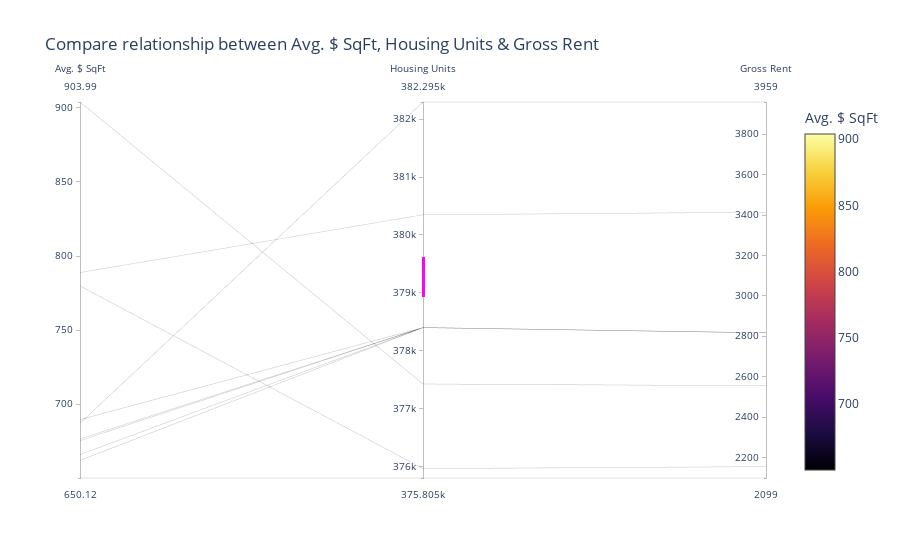

Here is the notebook cell this chart was saved with:
### Markdown cell above
## Parallel Coordinates and Parallel Categories Analysis

In this section, you will use plotly express to create parallel coordinates and parallel categories visualizations so that investors can interactively filter and explore various factors related to the sales price of the neighborhoods. 

Using the DataFrame of Average values per neighborhood (calculated above), create the following visualizations:
1. Create a Parallel Coordinates Plot
2. Create a Parallel Categories Plot

### Code cell
# Parallel Coordinates Plot
neighborhood_parallel_cord_plot = px.parallel_coordinates(
        top_10_neighborhoods,
        dimensions=["sale_price_sqr_foot", "housing_units", "gross_rent"],
        color="sale_price_sqr_foot",
        color_continuous_scale=px.colors.sequential.Inferno,
        labels={
            "sale_price_sqr_foot": "Avg. $ SqFt",
            "housing_units": "Housing Units",
            "gross_rent": "Gross Rent"
        },
        title="Compare relationship between Avg. $ SqFt, Housing Units & Gross Rent"
    )
    
neighborhood_parallel_cord_plot

### Figure 1 — Plotly figure (JSON) as saved in the notebook; plotly's stock layout.template omitted (floating-point values rounded to 4 significant figures)
{"data": [{"dimensions": [{"label": "Avg. $ SqFt", "values": [904.0, 788.8, 779.8, 689.6, 687.1, 676.5, 675.4, 666.0, 662.0, 650.1]}, {"constraintrange": [378900.0, 379600.0], "label": "Housing Units", "values": [377400.0, 380348, 376000.0, 378401, 382295, 378401, 378401, 378401, 378401, 375805]}, {"label": "Gross Rent", "values": [2555.0, 3414, 2155.0, 2817.0, 3959, 2817.0, 2817.0, 2817.0, 2817.0, 2099]}], "domain": {"x": [0, 0.98], "y": [0, 1]}, "line": {"color": [904.0, 788.8, 779.8, 689.6, 687.1, 676.5, 675.4, 666.0, 662.0, 650.1], "coloraxis": "coloraxis"}, "name": "", "type": "parcoords"}], "layout": {"autosize": true, "coloraxis": {"colorbar": {"title": {"text": "Avg. $ SqFt"}}, "colorscale": [[0, "#000004"], [0.1111, "#1b0c41"], [0.2222, "#4a0c6b"], [0.3333, "#781c6d"], [0.4444, "#a52c60"], [0.5556, "#cf4446"], [0.6667, "#ed6925"], [0.7778, "#fb9b06"], [0.8889, "#f7d13d"], [1, "#fcffa4"]]}, "legend": {"tracegroupgap": 0}, "title": {"text": "Compare relationship between Avg. $ SqFt, Housing Units & Gross Rent"}}}
